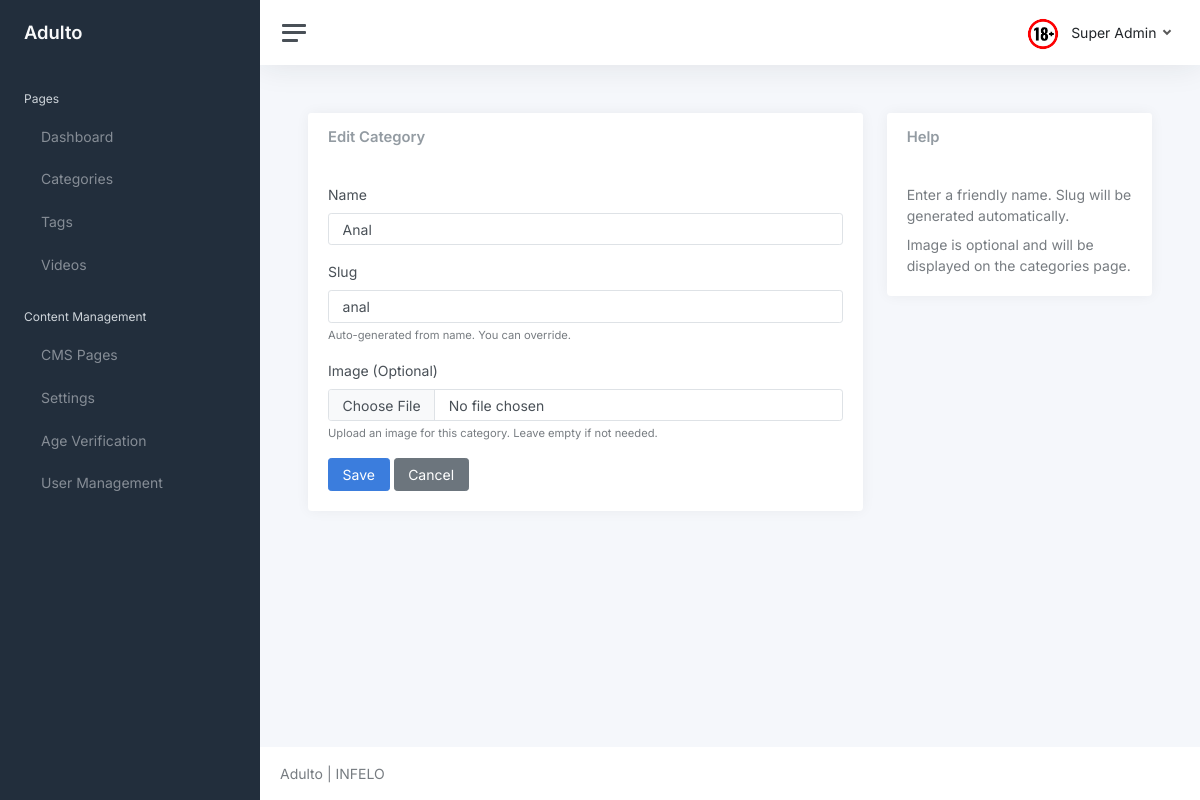
/core/categories/2/edit/ (signed in), run on the app's committed database.
### core/models.py (models this page shows, shortened)
class User(AbstractUser):
	username = None
	first_name = None
	last_name = None
	name = models.CharField(max_length=150, blank=True)
	email = models.EmailField(unique=True)
	is_freeze = models.BooleanField(default=False)
	is_email_verified = models.BooleanField(default=False)
	email_verification_token = models.CharField(max_length=100, blank=True, null=True)
	email_verification_created = models.DateTimeField(blank=True, null=True)
	is_staff = models.BooleanField(default=False, help_text="Designates whether the user can log into the admin site. Only activated users can access admin.")
	USERNAME_FIELD = 'email'
	REQUIRED_FIELDS = []

class Category(models.Model):
	name = models.CharField(max_length=120, unique=True)
	slug = models.SlugField(max_length=140, unique=True)
	image = models.ImageField(upload_to='categories/', blank=True, null=True, help_text="Optional category image")
	class Meta:
		ordering = ["name"]

### core/views.py (the view)
# urls.py: path('categories/<int:pk>/edit/', views.category_update, name='category_update'),
@login_required(login_url='login')
def category_update(request, pk: int):
	category = get_object_or_404(Category, pk=pk)
	if request.method == "POST":
		form = CategoryForm(request.POST, request.FILES, instance=category)
		if form.is_valid():
			form.save()
			messages.success(request, "Category updated successfully")
			return redirect('category_list')
		else:
			messages.error(request, "Please correct the errors below.")
	else:
		form = CategoryForm(instance=category)
	return render(request, 'core/category_form.html', {"form": form, "title": "Edit Category"})

### core/forms.py
class CategoryForm(forms.ModelForm):
    class Meta:
        model = Category
        fields = ["name", "slug", "image"]
        widgets = {
            "name": forms.TextInput(attrs={"class": "form-control", "placeholder": "Category name"}),
            "slug": forms.TextInput(attrs={"class": "form-control", "placeholder": "category-slug"}),
            "image": forms.FileInput(attrs={"class": "form-control", "accept": "image/*"}),
        }

### adulto/context_processors.py (called while the page is built)
def site_branding(request):
	return {
		"site_brand": getattr(settings, "SITE_BRAND", "Adulto"),
		"site_logo_url": getattr(settings, "SITE_LOGO_URL", "/static/logo.png"),
	}

### core/models.py (called while the page is built)
	@classmethod
	def get_setting(cls, key, default=None):
		try:
			return cls.objects.get(key=key).value
		except cls.DoesNotExist:
			return default

	@classmethod
	def get_active(cls):
		try:
			return cls.objects.filter(is_active=True).first()
		except:
			return None

### templates/core/category_form.html (shortened to what this page needs)
{% extends 'core/layout/base.html' %}
{% block content %}
<div class="container-fluid p-0">
    <div class="row">
        <div class="col-12 col-lg-8">
            <div class="card">
                <div class="card-header">
                    <h5 class="card-title mb-0">{{ title }}</h5>
                </div>
                <div class="card-body">
                    <form method="post" enctype="multipart/form-data">
                        <div class="mb-3">
                            <label class="form-label">Name</label>
                            {{ form.name }}
                        </div>
                        <div class="mb-3">
                            <label class="form-label">Slug</label>
                            {{ form.slug }}
                            <div class="form-text">Auto-generated from name. You can override.</div>
                        </div>
                        <div class="mb-3">
                            <label class="form-label">Image (Optional)</label>
                            {{ form.image }}
                            <div class="form-text">Upload an image for this category. Leave empty if not needed.</div>
                        </div>
                        <button class="btn btn-primary" type="submit">Save</button>
                        <a class="btn btn-secondary" href="{% url 'category_list' %}">Cancel</a>
                    </form>
                </div>
            </div>
        </div>
        <div class="col-12 col-lg-4">
            <div class="card">
                <div class="card-header">
                    <h5 class="card-title mb-0">Help</h5>
                </div>
                <div class="card-body">
                    <p class="text-muted mb-2">Enter a friendly name. Slug will be generated automatically.</p>
                    <p class="text-muted mb-0">Image is optional and will be displayed on the categories page.</p>
                </div>
            </div>
        </div>
    </div>
</div>
{% endblock %}

### templates/core/layout/header.html (shortened to what this page needs)
<nav class="navbar navbar-expand navbar-light navbar-bg">
    <a class="sidebar-toggle js-sidebar-toggle">
        <i class="hamburger align-self-center"></i>
    </a>
    <div class="navbar-collapse collapse">
        <ul class="navbar-nav navbar-align">
            <li class="nav-item dropdown">
                <a class="nav-link dropdown-toggle d-none d-sm-inline-block" href="#"
                    data-bs-toggle="dropdown">
                    <img src="/static/core/logo.png" class="avatar img-fluid rounded me-1"
                        alt="" /> <span class="text-dark">{{ request.user.name }}</span>
                </a>
            </li>
        </ul>
    </div>
</nav>

### data on the page
User: user.name "Super Admin"
Category: name "Anal", slug "anal"

### other printed values
{{ site_brand }} "Adulto"
{{ title }} "Edit Category"
